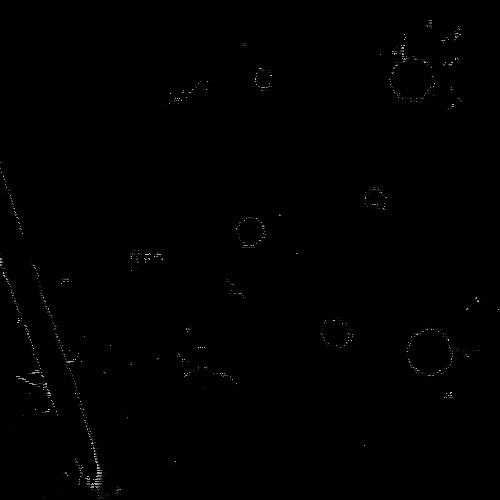
#> input picture data/cluster_segmentation/cross_section.jpg, 500 x 500 px
$ jupyter execute --allow-errors cluster_segmentation.ipynb
#> lines starting #> are read from the running program, lines starting #| are printed output that depends on the picture; after the words box and inside, x2 and y2 are one past the last pixel; in counts of white or black regions, pixels touching at a corner belong together
One of the challenges for automated stem mapping is that the paremeters for stem mapping require existing knowledge about the plot, such as how many trees could reasonably exist and their sizes. Otherwise the search space is so large that automatic detections are inpractical due to low precision. This notebook demonstrates how we can limit the search space into something more reasonable for automatic stem mapping.

[cell 1]
# load the necessary libraries

import matplotlib.pyplot as plt
import numpy as np

from math import floor

from PIL import Image

from scipy import ndimage

from skimage.draw import circle_perimeter, line
from skimage import filters, measure

This 5x5 m plot has several trees we want to detect, as well as noise from a fallen log and several shrubs.

[cell 2]
input_img = Image.open('data/cluster_segmentation/cross_section.jpg')
#> input_img is the input picture: PIL image 500x500 L; min 0, max 207, mean 0.7
input_img = np.array(input_img)

# multiplying the intesity values 100 makes it easier to see
plt.imshow(input_img*100)

The first thing to note is that while the total area is 5x5 meters, much of that area is empty space. A distance transform can find the natural boundaries between groups of pixels.

[cell 3]
dist = ndimage.distance_transform_edt(np.logical_not(input_img))
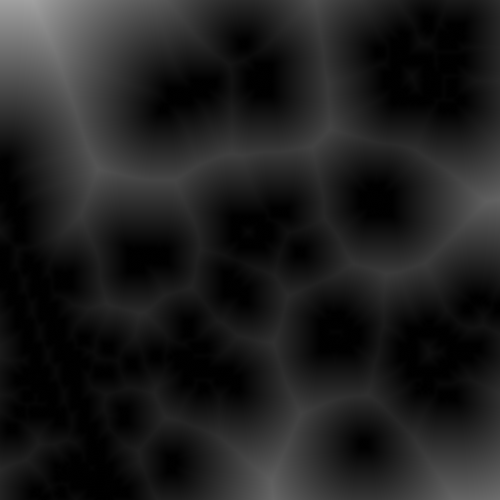
#> dist: shape (500, 500) float64; min 0, max 162.1, mean 30.9

plt.imshow(dist)

A ridge following algorithm forms connects segments of high distance pixels. The Meijering algorithm was originally developed for identifying neurites from medical images. Black ridges is set to false because we want to segment areas with high distances from other pixels. The thickness of the segment corresponds to the distaces between areas.

[cell 4]
ridges = filters.meijering(dist, black_ridges=False)
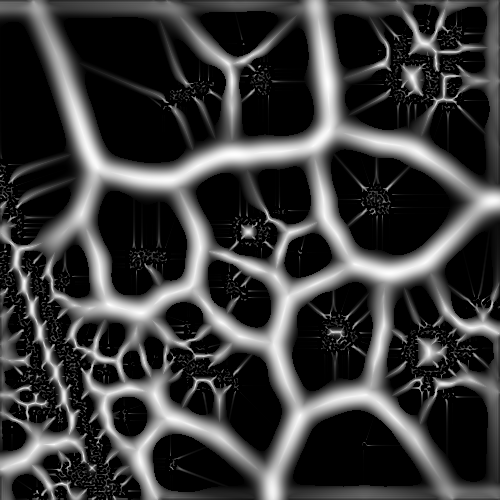
#> ridges: shape (500, 500) float64; min 0, max 1, mean 0.231
plt.imshow(ridges)

These ridges separate the image into clusters of pixels. Connected component assigns each pixel into one of those clusters. This 5x5m image is now divided into 27 smaller images.

[cell 5]
dimensions = ridges.shape
#> dimensions = (500, 500)
blobs = ridges.copy()
for i in range(0, dimensions[0]):
    for j in range(0, dimensions[1]):
        pixel = ridges[i][j]
        if pixel < 0.5:
            blobs[i][j] = 1
        else:
            blobs[i][j] = 0
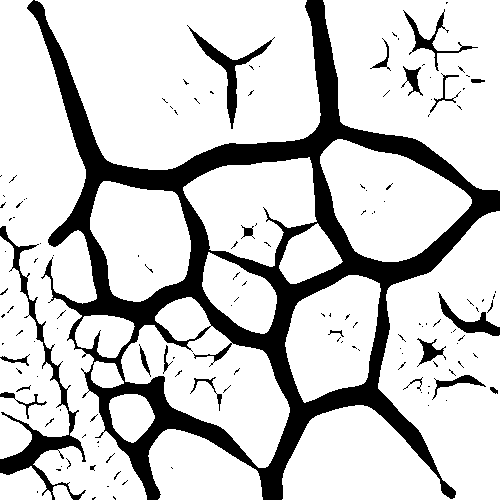
#> blobs: shape (500, 500) float64; values 0 (black) and 1 (white), 79.9% white; 138 black regions (115 under 20 px), largest, box (x1, y1, x2, y2) and area: (27, 0, 500, 500) 41866, (0, 226, 86, 500) 3076, (187, 25, 275, 129) 1214
blobs_labels = measure.label(blobs, connectivity=1)
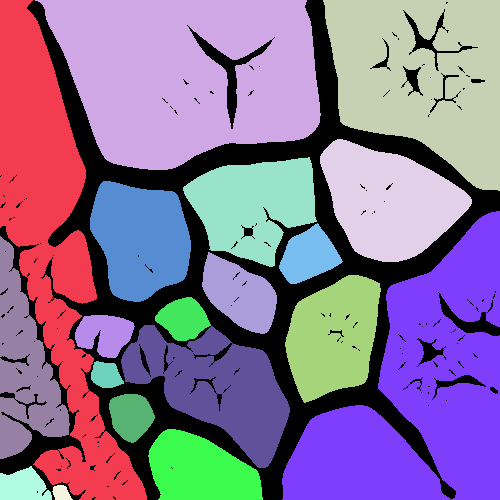
#> blobs_labels: shape (500, 500) int64; 20 distinct labels, from 0 to 19; one colour per label, 0 black

plt.imshow(blobs_labels)

These clusters can be used to mask the original image. I defined some convenience functions below that I will use to crop the images to focus on just the cluster.

[cell 6]
# here are three convenience functions to clean up the clusters

def trim2DArray(input_arr, threshold=0):
    print(input_arr.shape)
    ul_x, ul_y = calculateTrimOffsetForward(input_arr, threshold)
    lr_x, lr_y = calculateTrimOffsetBackward(input_arr, threshold)

    output_arr = input_arr[ul_y:lr_y, ul_x:lr_x]

    print(output_arr.shape)

    return (output_arr)

def calculateTrimOffsetForward(input_arr, threshold=0):
    ul_x, ul_y = 0, 0

    row_sum = np.sum(input_arr, axis=1)
    col_sum = np.sum(input_arr, axis=0)

    for i in range(0, len(col_sum)):
        if col_sum[i] > threshold:
            ul_x = i
            break
    for j in range(0, len(row_sum)):
        if row_sum[j] > threshold:
            ul_y = j
            break
    return (ul_x, ul_y)

def calculateTrimOffsetBackward(input_arr, threshold=0):
    y,x = input_arr.shape
    lr_x, lr_y = 0, 0

    row_sum = np.sum(np.flip(input_arr), axis=1)
    col_sum = np.sum(np.flip(input_arr), axis=0)

    for i in range(0, len(col_sum)):
        if col_sum[i] > threshold:
            lr_x = i
            break
    for j in range(0, len(row_sum)):
        if row_sum[j] > threshold:
            lr_y = j
            break
    return (x-lr_x, y-lr_y)

Now we can investigate each of the clusters individually. I picked out some clusters to see below. The fact that this cluster has a roughly square bounding box is good a sign. We're looking for circles and circles are contained by squares.

[cell 7]
cluster_6 = np.where(blobs_labels == 6, True, False)
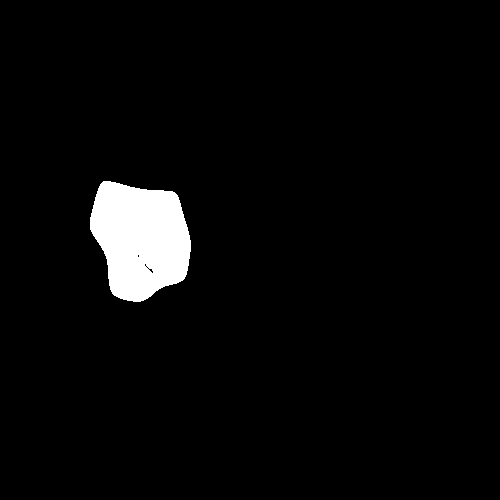
#> cluster_6: shape (500, 500) bool; 3.7% white; 1 white region, box (x1, y1, x2, y2) and area: (90, 181, 191, 302) 9132

trimmed_6 = trim2DArray(cluster_6)
#| (500, 500)
#> in calculateTrimOffsetForward, `row_sum = np.sum(input_arr, axis=1)`: row_sum = 500 values, max 98 at index 227, min 0 at index 0, mean 18.26
#> in calculateTrimOffsetForward, `col_sum = np.sum(input_arr, axis=0)`: col_sum = 500 values, max 115 at index 118, min 0 at index 0, mean 18.26
#> the loop in calculateTrimOffsetForward, `for i in range(0, len(col_sum)):` made 91 passes
#> ul_x on pass 91: 90
#> the loop in calculateTrimOffsetForward, `for j in range(0, len(row_sum)):` made 182 passes
#> ul_y on pass 182: 181
#> in trim2DArray, `ul_x, ul_y = calculateTrimOffsetForward(input_arr, threshold)`: ul_x = 90; ul_y = 181
#> in calculateTrimOffsetBackward, `row_sum = np.sum(np.flip(input_arr), axis=1)`: row_sum = 500 values, max 98 at index 268, min 0 at index 0, mean 18.26
#> in calculateTrimOffsetBackward, `col_sum = np.sum(np.flip(input_arr), axis=0)`: col_sum = 500 values, max 115 at index 365, min 0 at index 0, mean 18.26
#> the loop in calculateTrimOffsetBackward, `for i in range(0, len(col_sum)):` made 310 passes
#> lr_x on pass 310: 309
#> the loop in calculateTrimOffsetBackward, `for j in range(0, len(row_sum)):` made 199 passes
#> lr_y on pass 199: 198
#> in trim2DArray, `lr_x, lr_y = calculateTrimOffsetBackward(input_arr, threshold)`: lr_x = 191; lr_y = 302
#> in trim2DArray, `output_arr = input_arr[ul_y:lr_y, ul_x:lr_x]`:
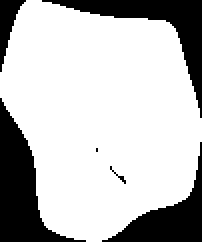
#> output_arr: shape (121, 101) bool (shown 2 times larger); 74.7% white; 6 black regions (2 under 20 px), largest, box (x1, y1, x2, y2) and area: (0, 49, 43, 121) 1158, (21, 0, 101, 59) 953, (51, 71, 101, 121) 766, (0, 0, 13, 36) 197
#| (121, 101)

plt.imshow(trimmed_6)

Now we can use that cluster to mask the original image and see what caused it. This is one of the best case scenarios for a cluster because there is one tree and practically no noise. It will be easy to search this image for circles.

[cell 8]
ul_x, ul_y = calculateTrimOffsetForward(cluster_6)
#> the loop in calculateTrimOffsetForward (call 2), `for i in range(0, len(col_sum)):` made 91 passes
#> the loop in calculateTrimOffsetForward (call 2), `for j in range(0, len(row_sum)):` made 182 passes
#> ul_x = 90; ul_y = 181
lr_x, lr_y = calculateTrimOffsetBackward(cluster_6)
#> the loop in calculateTrimOffsetBackward (call 2), `for i in range(0, len(col_sum)):` made 310 passes
#> the loop in calculateTrimOffsetBackward (call 2), `for j in range(0, len(row_sum)):` made 199 passes
#> lr_x = 191; lr_y = 302

one_tree = cluster_6*input_img

trimmed_tree = one_tree[ul_y:lr_y,ul_x:lr_x]
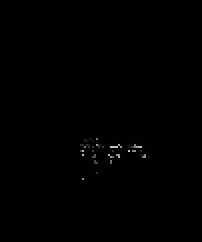
#> trimmed_tree: shape (121, 101) (shown 2 times larger); min 0, max 203, mean 0.6

plt.imshow(trimmed_tree*10)

Now let's take a look at a cluster of noise. This very rectangular bounding box is not a good sign, because the pixels here are probably not a circle.

[cell 9]
cluster_11 = np.where(blobs_labels == 11, True, False)
#> cluster_11: shape (500, 500) bool; 3.5% white; 1 white region, box (x1, y1, x2, y2) and area: (285, 275, 381, 403) 8735

trimmed_11 = trim2DArray(cluster_11)
#> call 2 of trim2DArray, with threshold = 0
#| (500, 500)
#> in trim2DArray (call 2), `ul_x, ul_y = calculateTrimOffsetForward(input_arr, threshold)`: ul_x = 285; ul_y = 275
#> in trim2DArray (call 2), `lr_x, lr_y = calculateTrimOffsetBackward(input_arr, threshold)`: lr_x = 381; lr_y = 403
#> in trim2DArray (call 2), `output_arr = input_arr[ul_y:lr_y, ul_x:lr_x]`:
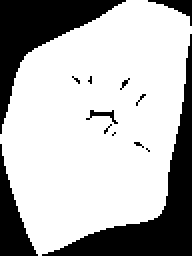
#> output_arr: shape (128, 96) bool (shown 2 times larger); 71.1% white; 13 black regions (8 under 20 px), largest, box (x1, y1, x2, y2) and area: (21, 17, 96, 128) 1634, (0, 0, 63, 67) 1285, (0, 72, 19, 128) 456, (74, 0, 96, 13) 95, (43, 55, 59, 62) 37
#| (128, 96)

plt.imshow(trimmed_11)

After applying this cluster as a mask, we can see that this is the log from the lower left corner of the original image.

[cell 10]
ul_x, ul_y = calculateTrimOffsetForward(cluster_11)
#> ul_x = 285; ul_y = 275
lr_x, lr_y = calculateTrimOffsetBackward(cluster_11)
#> lr_x = 381; lr_y = 403

noise = cluster_11*input_img

trimmed_noise = noise[ul_y:lr_y,ul_x:lr_x]

plt.imshow(trimmed_noise*10)
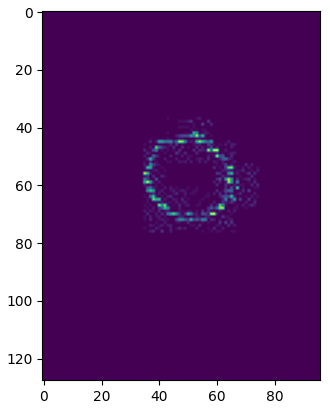
#> figure drawn by matplotlib, 1 panel

These clusters are important for many reasons.
* The maximum size of a circle in a cluster is half the shortest side of the cluster's bounding box
* The area of the cluster limits the maximum number of trees that can be found
* Clusters that have a side smaller than min_r/2 can be excluded
* Limiting the search space of Hough transforms reduces false positives
* Boundaries between clusters are areas with no pixels

For the trimmed tree, this means that we can limit the search space to circles with a radius between min_r and 0.57 m.

[cell 11]
max_cir = trimmed_tree.copy()

l, w = max_cir.shape
#> l = 121; w = 101
c_x = floor(w/2)
#> c_x = 50
c_y = floor(l/2)
#> c_y = 60

if l > w:
    print("the shortest side is", w)
#| the shortest side is 101
    r = line(c_y, c_x, c_y, 0)
    sub_y, sub_x = circle_perimeter(c_y, c_x, c_x-1)
else:
    print("the shortest side is", l)
    r = line(c_y, c_x, 0, c_x)
    sub_y, sub_x = circle_perimeter(c_y, c_x, c_y-1)


max_cir[r] = 255
max_cir[sub_y, sub_x] = 255

plt.imshow(max_cir)

For the log cluster, the maximum radius is particularly useful. Even though the image is very tall, we only need to look for circles between min_r and 0.34 meters.

[cell 12]
max_cir = trimmed_noise.copy()

l, w = max_cir.shape
#> l = 128; w = 96
c_x = floor(w/2)
#> c_x = 48
c_y = floor(l/2)
#> c_y = 64

if l > w:
    print("the shortest side is", w)
#| the shortest side is 96
    r = line(c_y, c_x, c_y, 0)
    sub_y, sub_x = circle_perimeter(c_y, c_x, c_x)
else:
    print("the shortest side is", l)
    r = line(c_y, c_x, 0, c_x)
    sub_y, sub_x = circle_perimeter(c_y, c_x, c_y)


max_cir[r] = 255
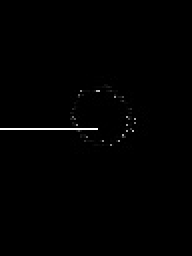
#> max_cir: shape (128, 96) (shown 2 times larger); min 0, max 255, mean 1.5
#> (the rest of this cell did not finish here and is left out)
